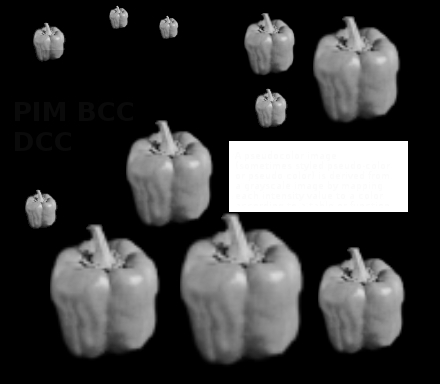
#> input picture PIM/pseudocor/pepinos.jpg, 440 x 384 px
$ python pepinos.py
#> lines starting #> are read from the running program, lines starting #| are printed output that depends on the picture
# Gabriel Guebarra Conejo e Rafael Rizzatti

import numpy as np
import matplotlib.pyplot as plt
import matplotlib as mpl
from numpy.random import randn
from matplotlib import cm
# -*- coding: cp1252 -*-
from PIL import Image


pil1=Image.open('pepinos.jpg')
#> pil1 is the input picture: PIL image 440x384 L; min 0, max 255, mean 58.2
(l,h)=pil1.size
#> l = 440; h = 384
print(l,h)
#| 440 384

Iout=Image.new('RGB', (l,h))
#> Iout: PIL image 440x384 RGB; every value is 0


for j in range(0, h):
    for i in range(0, l):
        val=pil1.getpixel((i,j))
        temp= cm.nipy_spectral(val)
        temp =(np.uint8(255*(np.asarray(temp[0:3]))))
        Iout.putpixel((i,j),(temp[0],temp[1],temp[2]))
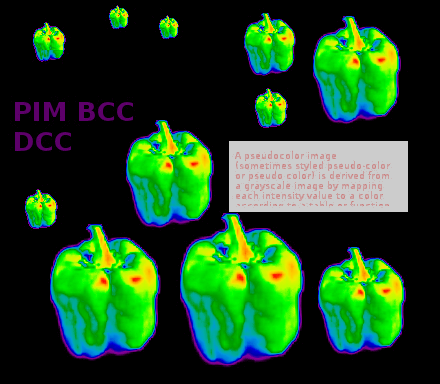
#> Iout: PIL image 440x384 RGB; mean R, G, B 31, 72.4, 32.9


Iout.save("Iout.jpg","JPEG")


data = np.asarray(Iout)
fig, ax = plt.subplots()
cax = ax.imshow(data, interpolation='nearest', cmap=cm.nipy_spectral)
cbar = fig.colorbar(cax, ticks=[0, 128, 255])
#> (the run stopped early here; a loop or call above may not have finished)
